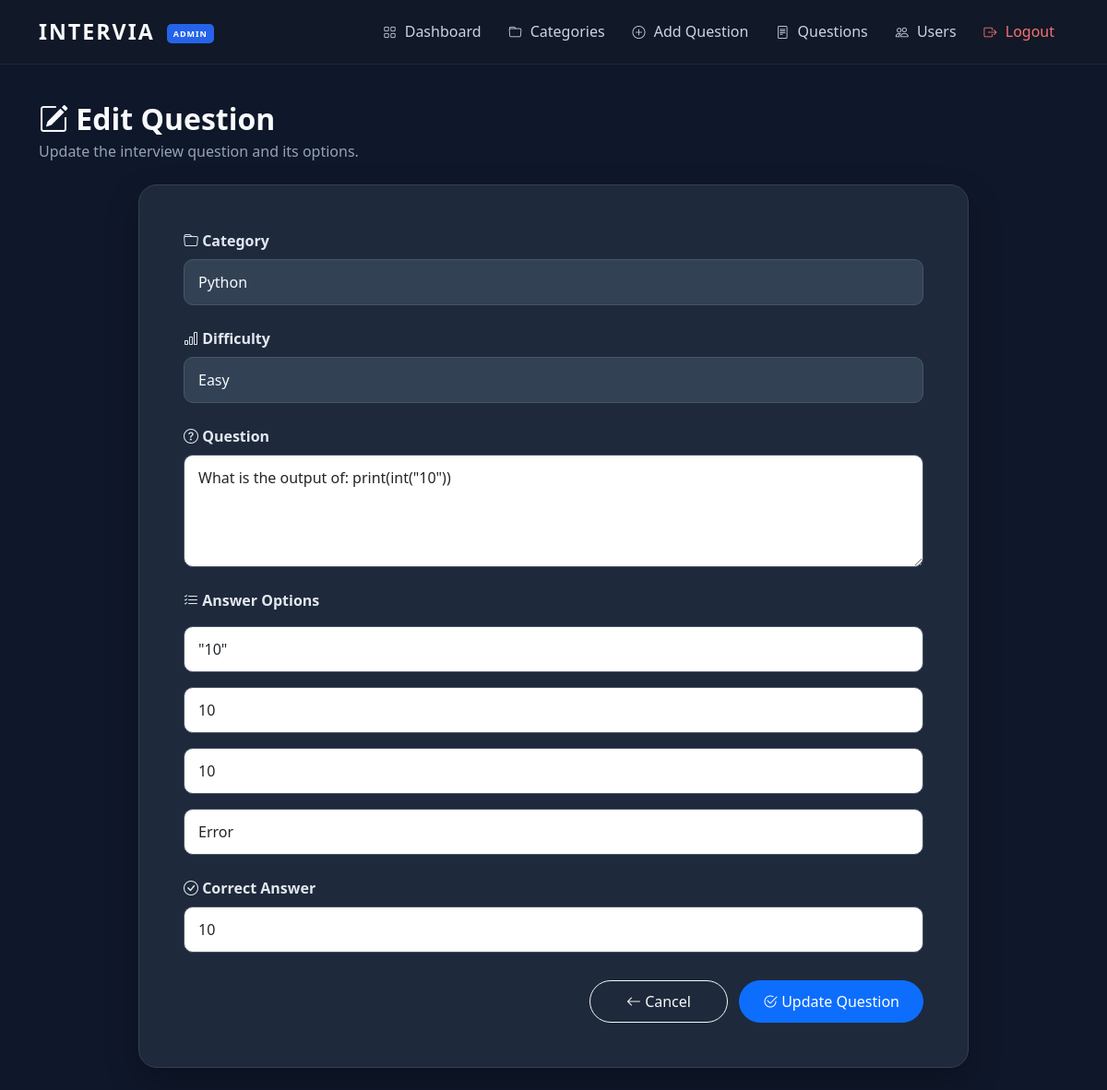
/admin/edit_question/321 (signed in), run on an earlier commit of the app's database.
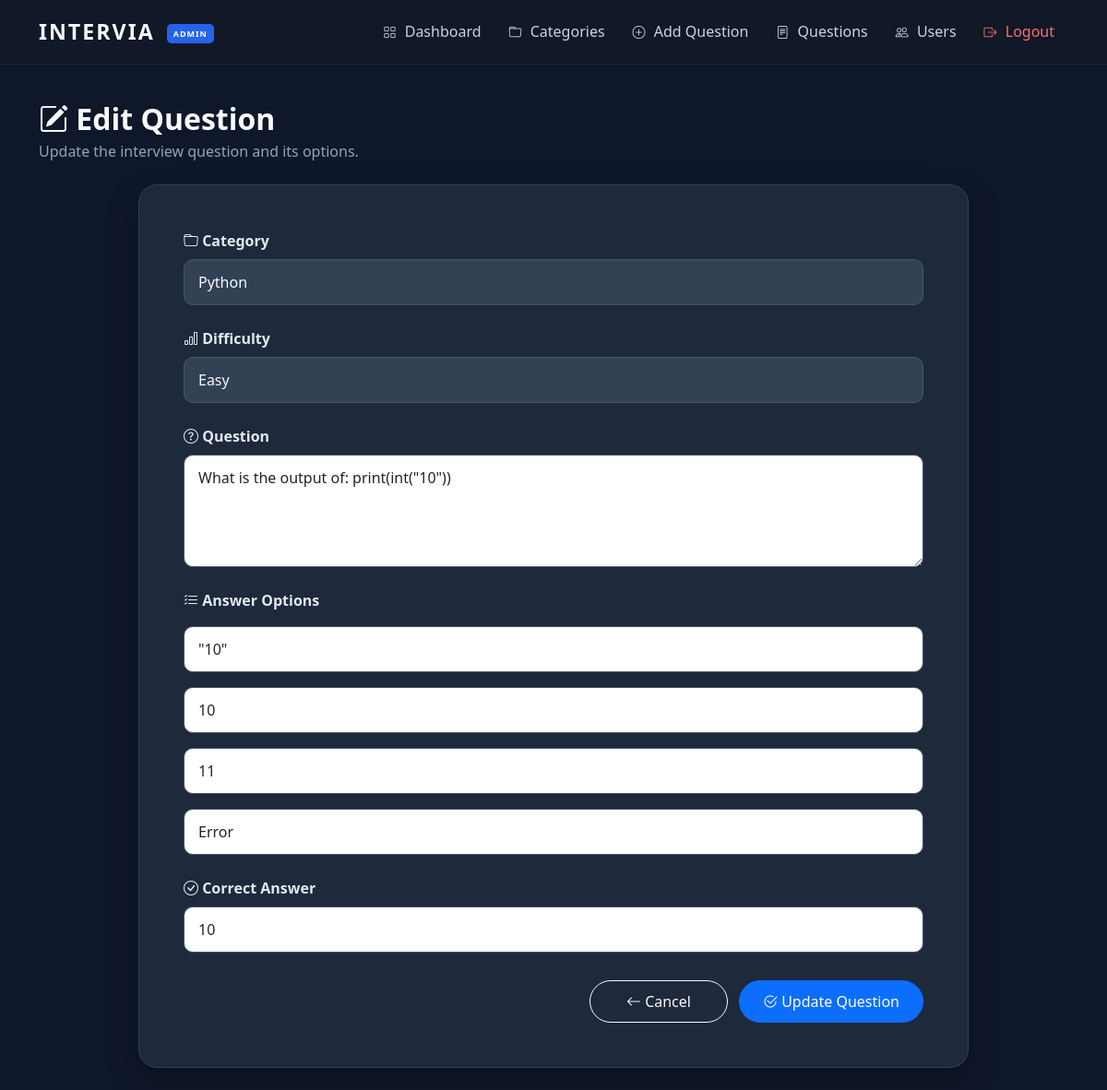
And on a later commit of the database.
### app/models.py (models this page shows)
class Question(db.Model):
    __tablename__ = "questions"
    id = db.Column(db.Integer, primary_key=True)
    category_id = db.Column(
        db.Integer,
        db.ForeignKey("categories.id"),
        nullable=False
    )
    category = db.relationship(
        "Category",
        backref="questions"
    )
    difficulty = db.Column(db.String(20), nullable=False)
    question = db.Column(db.Text, nullable=False)
    option1 = db.Column(db.String(255), nullable=False)
    option2 = db.Column(db.String(255), nullable=False)
    option3 = db.Column(db.String(255), nullable=False)
    option4 = db.Column(db.String(255), nullable=False)
    correct_answer = db.Column(db.String(255), nullable=False)

class Category(db.Model):
    __tablename__ = "categories"
    id = db.Column(db.Integer, primary_key=True)
    category_name = db.Column(
        db.String(100),
        unique=True,
        nullable=False
    )

### app/routes.py (the view, shortened to what this page needs)
@main.route("/admin/edit_question/<int:id>", methods=["GET", "POST"])
def edit_question(id):
    if "user" not in session:
        return redirect(url_for("main.login"))
    user = User.query.filter_by(username=session["user"]).first()
    if user.role != "admin":
        return "Access Denied!"
    question = Question.query.get_or_404(id)
    categories = Category.query.all()
    return render_template(
        "edit_question.html",
        question=question,
        categories=categories
    )

### app/templates/edit_question.html (shortened to what the changed rows need)
{% extends "base.html" %}
{% block content %}
<div class="container py-4">
    <div class="page-header mb-4">
        <div>
            <h2 class="fw-bold mb-1">
                <i class="bi bi-pencil-square"></i>
                Edit Question
            </h2>
        </div>
    </div>
    <div class="card question-form-card">
        <div class="card-body p-4 p-md-5">
            <form method="POST">
                <div class="mb-4">
                    <label class="form-label fw-semibold">
                        <i class="bi bi-folder"></i>
                        Category
                    </label>
                    <select class="form-select" name="category" required>
                        {% for category in categories %}
                        <option value="{{ category.id }}"
                            {% if category.id == question.category_id %}
                                selected
                            {% endif %}
                        >
                            {{ category.category_name }}
                        </option>
                        {% endfor %}
                    </select>
                </div>
                <div class="mb-4">
                    <label class="form-label fw-semibold">
                        <i class="bi bi-bar-chart"></i>
                        Difficulty
                    </label>
                    <select class="form-select" name="difficulty" required>
                        <option {% if question.difficulty == "Easy" %}selected{% endif %}>
                            Easy
                        </option>
                    </select>
                </div>
                <div class="mb-4">
                    <label class="form-label fw-semibold">
                        <i class="bi bi-question-circle"></i>
                        Question
                    </label>
                    <textarea
                        class="form-control"
                        name="question"
                        rows="4"
                        required>{{ question.question }}</textarea>
                </div>
                <div class="mb-4">
                    <label class="form-label fw-semibold mb-3">
                        <i class="bi bi-list-check"></i>
                        Answer Options
                    </label>
                    <input
                        class="form-control mb-3"
                        name="option1"
                        value="{{ question.option1 }}"
                        placeholder="Option 1"
                        required>
                    <input
                        class="form-control mb-3"
                        name="option2"
                        value="{{ question.option2 }}"
                        placeholder="Option 2"
                        required>
                    <input
                        class="form-control mb-3"
                        name="option3"
                        value="{{ question.option3 }}"
                        placeholder="Option 3"
                        required>
                    <input
                        class="form-control"
                        name="option4"
                        value="{{ question.option4 }}"
                        placeholder="Option 4"
                        required>
                </div>
                <div class="mb-4">
                    <label class="form-label fw-semibold">
                        <i class="bi bi-check-circle"></i>
                        Correct Answer
                    </label>
                    <input
                        class="form-control"
                        name="answer"
                        value="{{ question.correct_answer }}"
                        placeholder="Enter the correct answer"
                        required>
                </div>
            </form>
        </div>
    </div>
</div>
{% endblock %}

What changed in the data, as far as the page shows it:
changed Question "Easy": option3 "10" → "11"
